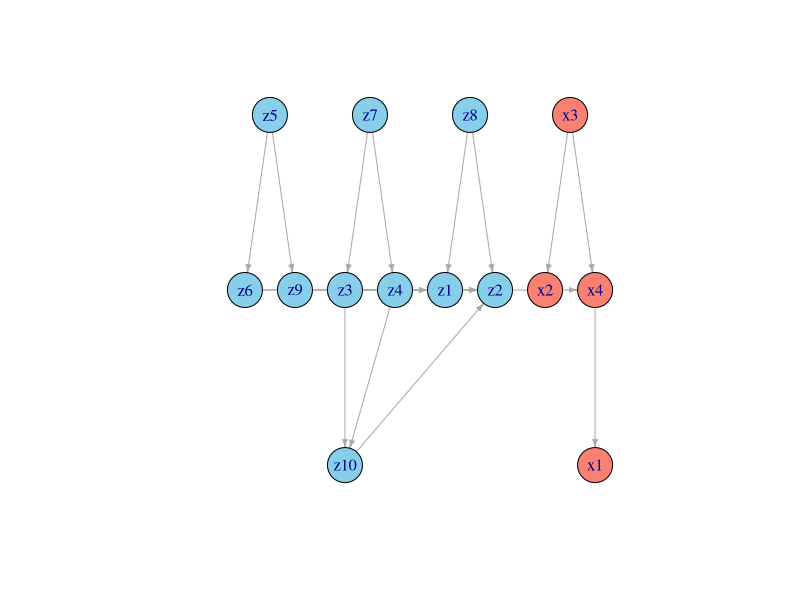

Recreate this plot in R.
library(data.table)
library(matrixStats)

# -----------------------------------------------------------------
# Utility: adjacency and DAG helpers
# -----------------------------------------------------------------
clean_matrix_adj <- function(mat) {
  mat2 <- as.matrix(mat)
  mat2[is.na(mat2)] <- 0
  mat2[mat2 != 0] <- 1
  return(mat2)
}

topo_sort_adj <- function(adj) {
  adj <- clean_matrix_adj(adj)
  n <- nrow(adj)
  if (n == 0) return(integer(0))
  A <- (adj != 0) * 1
  indeg <- colSums(A)
  indeg[is.na(indeg)] <- 0
  
  order <- integer(0)
  zeros <- sort(which(indeg == 0))
  
  while (length(zeros) > 0) {
    v <- zeros[1]; zeros <- zeros[-1]
    order <- c(order, v)
    nbrs <- which(A[v, ] != 0)
    if (length(nbrs) > 0) {
      for (u in nbrs) {
        indeg[u] <- indeg[u] - 1
        if (indeg[u] == 0) zeros <- sort(unique(c(zeros, u)))
      }
    }
    A[v, nbrs] <- 0
  }
  if (length(order) != n) return(NULL)
  return(order)
}

sort_ancestral_matrix <- function(adj_matrix) {
  if (is.null(adj_matrix) || nrow(adj_matrix) == 0) return(adj_matrix)
  support <- adj_matrix
  support[is.na(support)] <- 0
  support[!(support %in% c(0.5, 1))] <- 0
  support[support != 0] <- 1
  
  ord <- topo_sort_adj(support)
  if (is.null(ord)) return(adj_matrix)
  
  sorted <- adj_matrix[ord, ord, drop = FALSE]
  diag(sorted) <- NA
  sorted[lower.tri(sorted)] <- 0
  return(sorted)
}

# -----------------------------------------------------------------
# Simulator
# -----------------------------------------------------------------
sim_dat <- function(n, d_z, d_x,
                    rho = 0.5, r2 = 0.5, lin_pr = 1,
                    sp = 0.9, method = "er", pref = NA,
                    p_cross = 0.05, p_z = NULL, p_x = NULL,
                    seed = NULL) {
  if (!is.null(seed)) set.seed(seed)
  
  prep <- function(dat, pr) {
    dat <- as.matrix(dat)
    p <- ncol(dat)
    if (p == 0 || pr >= 1) return(dat)
    n_nl <- round((1 - pr) * p)
    if (n_nl <= 0) return(dat)
    cols <- sample.int(p, size = n_nl)
    nl_types <- sample(c('sq', 'sqrt', 'sftpls', 'relu'), size = n_nl, replace = TRUE)
    out <- dat
    for (ii in seq_along(cols)) {
      idx <- cols[ii]; ttype <- nl_types[ii]; v <- dat[, idx]
      out[, idx] <- switch(ttype,
                           sq = v^2,
                           sqrt = sqrt(abs(v)),
                           sftpls = log1p(exp(v)),
                           relu = pmax(v, 0))
    }
    return(out)
  }
  
  sim_noise <- function(signal, r2) {
    signal <- as.numeric(signal)
    var_mu <- var(signal, na.rm = TRUE)
    if (is.na(var_mu) || var_mu == 0) return(rnorm(n, sd = 0))
    var_noise <- if (r2 > 0) (var_mu - r2 * var_mu) / r2 else var_mu
    noise <- rnorm(n, sd = sqrt(pmax(0, var_noise)))
    return(noise)
  }
  
  make_random_dag_upper <- function(k, p_edge = NULL) {
    if (is.null(p_edge)) p_edge <- min(max(1 - sp, 0.01), 0.4)
    A <- matrix(0L, k, k)
    if (k > 1) {
      for (i in 1:(k-1)) for (j in (i+1):k) if (runif(1) < p_edge) A[i,j] <- 1L
    }
    perm <- sample.int(k)
    A_perm <- A[perm, perm, drop = FALSE]
    rownames(A_perm) <- colnames(A_perm) <- paste0("n", seq_len(k))
    list(A = A_perm, perm = perm)
  }
  
  # --- Build DAGs ---
  Azz <- if (d_z > 0) {
    z_dag <- make_random_dag_upper(d_z, p_edge = p_z)
    rownames(z_dag$A) <- colnames(z_dag$A) <- paste0("z", seq_len(d_z))
    z_dag$A
  } else matrix(0L, 0, 0)
  
  x_dag <- make_random_dag_upper(d_x, p_edge = p_x)
  Axx <- x_dag$A
  rownames(Axx) <- colnames(Axx) <- paste0("x", seq_len(d_x))
  
  Azx <- matrix(0L, d_z, d_x, dimnames = list(paste0("z", seq_len(d_z)), paste0("x", seq_len(d_x))))
  if (d_z > 0 && d_x > 0) {
    for (i in seq_len(d_z)) for (j in seq_len(d_x)) if (runif(1) < p_cross) Azx[i,j] <- 1L
  }
  
  full_nodes <- c(if(d_z>0) paste0("z", seq_len(d_z)) else character(0), paste0("x", seq_len(d_x)))
  A_full <- matrix(0L, length(full_nodes), length(full_nodes),
                   dimnames = list(full_nodes, full_nodes))
  if(d_z>0) A_full[1:d_z,1:d_z] <- Azz
  if(d_z>0 && d_x>0) A_full[1:d_z,(d_z+1):(d_z+d_x)] <- Azx
  if(d_x>0) A_full[(d_z+1):(d_z+d_x),(d_z+1):(d_z+d_x)] <- Axx
  
  # --- Simulate Z ---
  Zmat <- if (d_z>0) {
    mat <- matrix(0, n, d_z, dimnames = list(NULL, paste0("z", seq_len(d_z))))
    topoZ <- as.integer(igraph::topo_sort(igraph::graph_from_adjacency_matrix(Azz, mode="directed"), mode="out"))
    for(idx in topoZ) {
      parents_idx <- which(Azz[,idx]==1L)
      signal <- if(length(parents_idx)>0) as.numeric(prep(mat[,parents_idx, drop=FALSE], lin_pr) %*% rnorm(length(parents_idx))) else rep(0,n)
      mat[,idx] <- signal + rnorm(n)
    }
    mat
  } else matrix(nrow=n, ncol=0)
  
  # --- Simulate X ---
  Xmat <- matrix(0, n, d_x, dimnames = list(NULL, paste0("x", seq_len(d_x))))
  adj_xx_out <- matrix(0L, d_x, d_x, dimnames=list(paste0("x", seq_len(d_x)), paste0("x", seq_len(d_x))))
  if(d_x>0) {
    topoX <- as.integer(igraph::topo_sort(igraph::graph_from_adjacency_matrix(Axx, mode="directed"), mode="out"))
    for(j_pos in seq_along(topoX)) {
      j <- topoX[j_pos]
      col_full <- d_z + j
      z_par_idx <- if(d_z>0) which(A_full[1:d_z, col_full]==1L) else integer(0)
      signal_z <- if(length(z_par_idx)>0) as.numeric(prep(Zmat[, z_par_idx, drop=FALSE], lin_pr) %*% sample(c(1,-1), length(z_par_idx), replace=TRUE)) else 0
      x_par_idx <- which(A_full[(d_z+1):(d_z+d_x), col_full]==1L)
      already_sim <- topoX[1:(j_pos-1)]
      if(length(already_sim)==0) x_par_idx <- integer(0) else x_par_idx <- intersect(x_par_idx, already_sim)
      signal_x <- if(length(x_par_idx)>0) {
        PaX <- prep(Xmat[, x_par_idx, drop=FALSE], lin_pr)
        adj_xx_out[j, x_par_idx] <- 1L
        beta_x <- rep(1, ncol(PaX))
        as.numeric(PaX %*% beta_x)
      } else 0
      Xmat[,j] <- signal_z + signal_x + sim_noise(signal_z+signal_x, r2)
    }
  }
  
  dat_dt <- data.table()
  if(d_z>0) dat_dt <- cbind(dat_dt, as.data.table(Zmat))
  if(d_x>0) dat_dt <- cbind(dat_dt, as.data.table(Xmat))
  
  # Normalize adjacency for X->X
  adj_xx_out_norm <- sort_ancestral_matrix(adj_xx_out)
  
  params <- list(n=n, d_z=d_z, d_x=d_x, rho=rho, r2=r2, lin_pr=lin_pr, sp=sp,
                 method=method, pref=pref, p_cross=p_cross, p_z=p_z, p_x=p_x)
  
  return(list(dat=dat_dt, adj_full=A_full, adj_mat=adj_xx_out_norm, params=params))
}

# -------------------------------
# Example usage
# -------------------------------
sim <- sim_dat(n=2000, d_z=10, d_x=4, r2=0.5, lin_pr=0.7, sp=0.5, p_cross=0.08, seed=123)

# Basic checks
A <- sim$adj_full; d_z <- sim$params$d_z; d_x <- sim$params$d_x
cat("Dimensions full adjacency:", dim(A), "\n")
cat("Sum of X->Z edges:", sum(A[(d_z+1):(d_z+d_x), 1:d_z]), "\n")
cat("Z->X edges count:", sum(A[1:d_z, (d_z+1):(d_z+d_x)]), "\n")
cat("X->X direct adj:\n"); print(sim$adj_mat)

# Plot
library(igraph)
g <- graph_from_adjacency_matrix(A, mode = "directed")
V(g)$color <- ifelse(grepl("^z", V(g)$name), "skyblue", "salmon")
plot(g, layout = layout_as_tree, vertex.size = 20, edge.arrow.size = 0.4)
